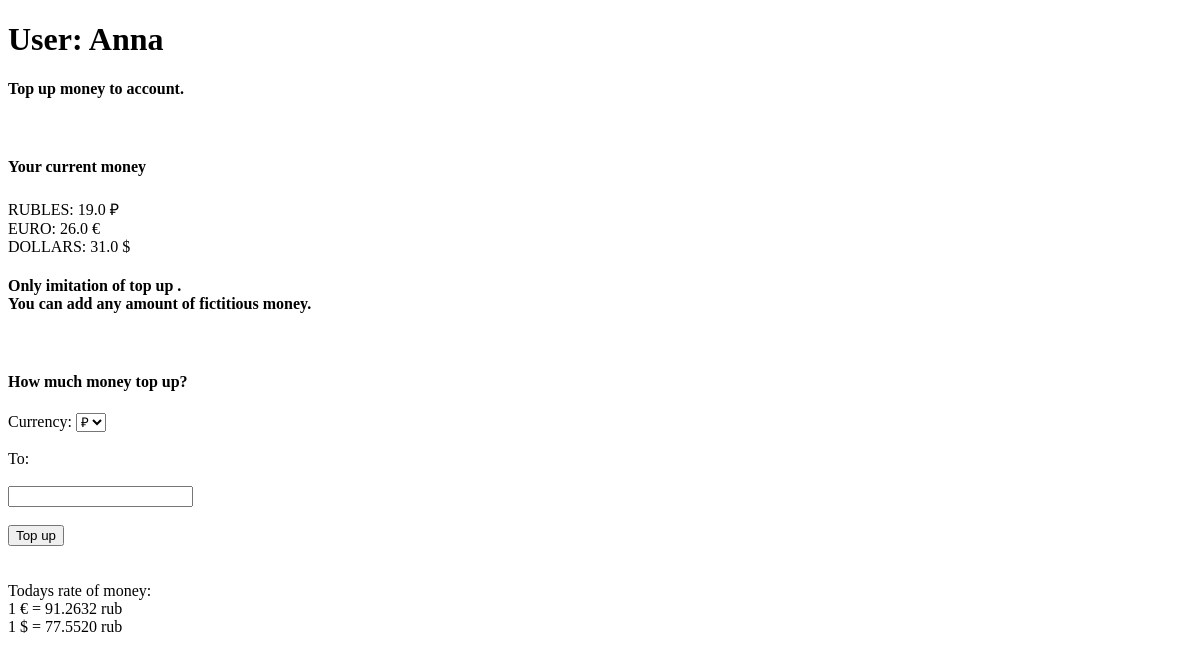
/topup/ (signed in), run on an earlier commit of the app's database.
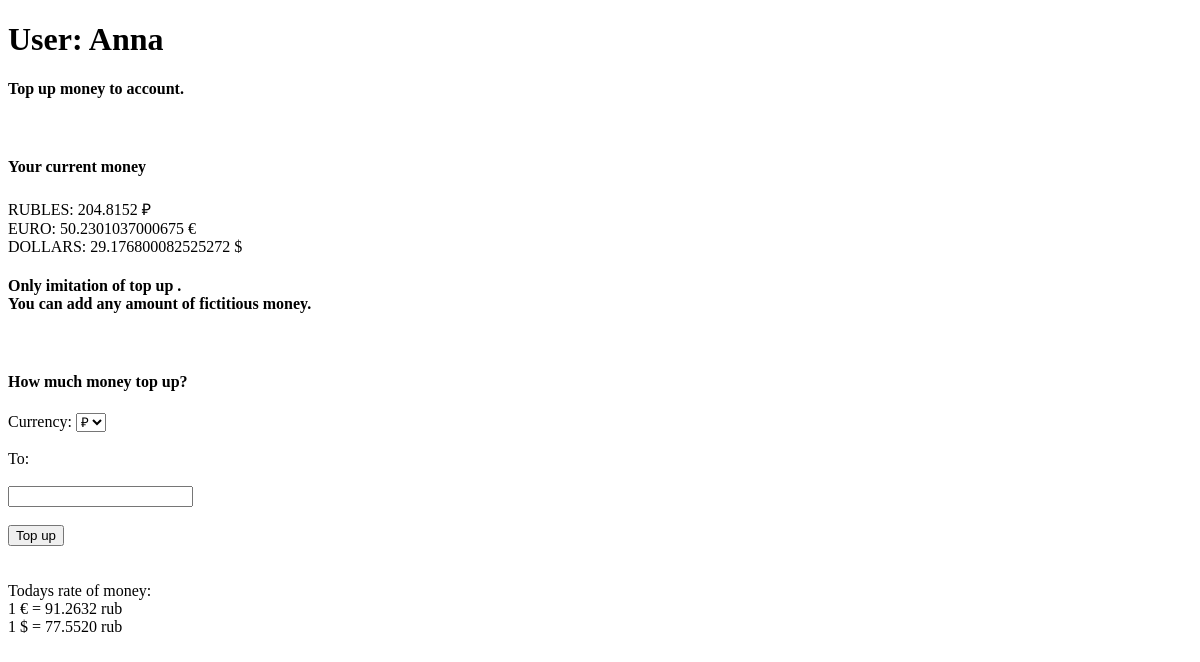
And on a later commit of the database.
### wallet/models.py (models this page shows, shortened)
class Wallets(models.Model):
    user = models.OneToOneField(
        User, unique=True, related_name='wallets', on_delete=models.CASCADE)
    amount_rubles = models.FloatField(default=0.0)
    amount_euro = models.FloatField(default=0.0)
    amount_dollars = models.FloatField(default=0.0)

### wallet/views.py (the view, shortened to what this page needs)
# urls.py: path('topup/', views.top_up_account, name='top_up_account'),
@login_required
def top_up_account(request):
    data_rate = return_todays_rate()
    user_data = Wallets.objects.get(user=request.user)
    name_user = str(request.user.username)
    return render(request, 'wallet/topup.html',
                  {'user_data': user_data,
                   'name': name_user,
                   'rate_eur': data_rate.get('EUR'),
                   'rate_usd': data_rate.get('USD'),
                   })

### wallet/views.py (called while the page is built)
def return_todays_rate():
    with open(RATE_DATA_PATH, 'r', encoding='utf-8') as f:
        data_rate = json.load(f)
    return data_rate

### wallet/templates/wallet/topup.html (shortened to what this page needs)
<!DOCTYPE html>
<html lang="en">
<head>
</head>
<body>
    <h1>
        {% block name %}
        User: {{ name }}
        {% endblock %}
    </h1>
    <h4>
        Top up money to account.
    </h4>
    <br>
    <h4>
        Your current money
    </h4>
    <h8>
        {% block rubles %}
        RUBLES: {{ user_data.amount_rubles}} &#8381
        {% endblock %}
    </h8>
    <br>
    <h8>
        {% block euro %}
        EURO: {{ user_data.amount_euro}} &#8364
        {% endblock %}
    </h8>
    <br>
    <h8>
        {% block dollars %}
        DOLLARS: {{ user_data.amount_dollars}} &#36
        {% endblock %}
    </h8>
    <br>
    <h4>
        Only imitation of top up .
        <br>
        You can add any amount of fictitious money.
    </h4>
    <br>
    <h4>
        How much money top up?
    </h4>
    {% block form %}
    <form action="/topup/"  method="post">
        <label for="initial_money">Currency:</label>
        <select  name="currency" class="from">
            <option value="RUB">&#8381</option>
        </select>
        <br><br>
        <label for="finite_money">To:</label>
        <br><br>
        <input type="text" name='amount' class='amount'><br><br>
        <button type="submit" class="btn btn-success">Top up</button>
    </form>
    {% endblock %}
    <br><br>
    <h8>
        {% block rate %}
         Todays rate of money:
         <br>
         1 &#8364 = {{ rate_eur }} rub
         <br>
         1 &#36 = {{ rate_usd }} rub
        {% endblock %}
    </h8>
</body>
</html>

What changed in the data, as far as the page shows it:
changed Wallets: amount_rubles "19.0" → "204.8152"; amount_euro "26.0" → "50.2301037000675"; amount_dollars "31.0" → "29.176800082525272"
